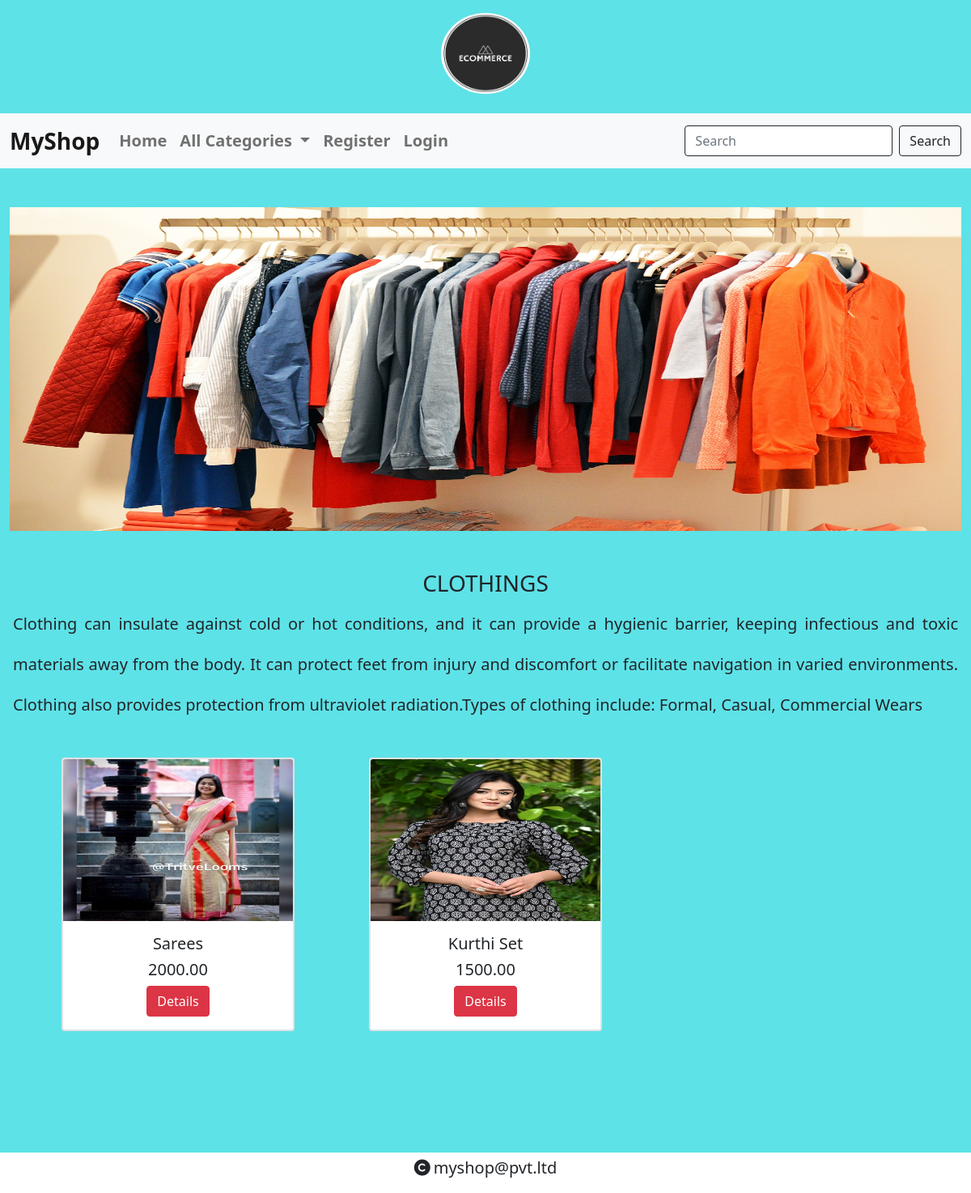
Page /product/1 on the committed database.
### shop/models.py (models this page shows, shortened)
class Category(models.Model):
    name=models.CharField(max_length=20)
    desc=models.TextField()
    image=models.ImageField(upload_to="category")

class Product(models.Model):
    name=models.CharField(max_length=20)
    desc=models.TextField()
    image=models.ImageField(upload_to="products")
    price=models.DecimalField(max_digits=10,decimal_places=2)
    stock=models.IntegerField()
    available=models.BooleanField(default=True)
    created=models.DateTimeField(auto_now_add=True) #one time
    updated=models.DateTimeField(auto_now=True) #change every time we update record
    category=models.ForeignKey(Category,on_delete=models.CASCADE)

### shop/views.py (the view)
# urls.py: path('product/<int:p>', views.allproducts, name="products"),
def allproducts(request,p):
    c=Category.objects.get(id=p)    #reads a particular cat id
    p=Product.objects.filter(category=c)   #reads a part cat obj using id
    context={'cat':c,'product':p}       # reads all products under a particular cat obj
    return render(request,'product.html',context)

### cart/context_processors.py (called while the page is built, shortened)
def count_items(request):
    u=request.user
    count=0
    return{'c':count}

### shop/context_processors.py (called while the page is built)
def menu_links(request):
    c=Category.objects.all()
    return {'links':c}  # we can use this data globally across all webpages inside our app

### templates/product.html
{% extends 'base.html' %}
{% load static %}
{% block content %}
<div class="row mt-5">
    <div class="col-12">
<img src="{{cat.image.url}}" height="400px" width="100%">
    </div>
    </div>
<div class="row mt-5 mb-4" style="margin-bottom:200px">
    <div class="col-12 px-3">
        <h3 class="text-center" >{{cat.name}}</h3>
        <p  style="text-align:justify;line-height:2.5;" class="fs-5">{{cat.desc}}
</p>
    </div>
</div>
<div class="container mb-5" style="margin-bottom:100px">
    <div class="row" style="margin-bottom:200px">
        {% for i in product %}
        <div class="col-sm-4 ">
            <div class="card mx-auto border border-2 border-rounded " style="width: 18rem;">
  <img src="{{i.image.url}}" height="200px" width="100%" class="card-img-top" alt="...">
  <div class="card-body text-center">
    <h5 class="card-title">{{i.name}}</h5>
       <h5 class="card-title">{{i.price}}</h5>
    <a href="{% url 'shop:details' i.id %}" class="btn btn-danger">Details</a>
  </div>
</div>
        </div>
        {% endfor %}
    </div>
</div>
{% endblock %}

### static/css/style.css (style rules this page uses)
body { background-color:#5DE2E7; }

### rows in the picture
Category: image (picture), name "CLOTHINGS", desc "Clothing can insulate against cold or hot conditions, and it can provide a hygienic barrier, keeping infectious and toxic materials away from the body. It can protect feet from injury and discomfort or facilitate navigation in varied environments. Clothing also provides protection from ultraviolet radiation.Types of clothing include: Formal, Casual, Commercial Wears"
Product: image (picture), name "Sarees", price "2000.00"
Product: image (picture), name "Kurthi Set", price "1500.00"
